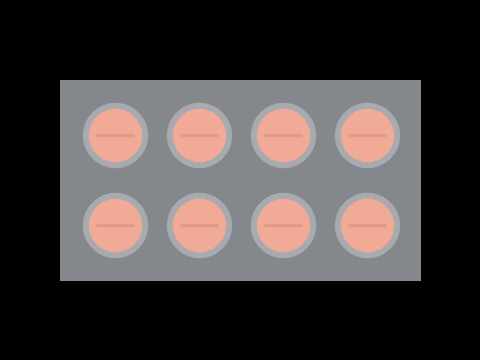
#> input picture files/lab5/sample_images/tablet_ok.png, 480 x 360 px, found by its file name
$ python kadai2.py
#> lines starting #> are read from the running program, lines starting #| are printed output that depends on the picture; after the words box and inside, x2 and y2 are one past the last pixel; in counts of white or black regions, pixels touching at a corner belong together
import cv2
import numpy as np

img = cv2.imread("tablet_ok.png")
#> img is the input picture: shape (360, 480, 3); mean B, G, R 61.5, 62, 68.3
hsv = cv2.cvtColor(img, cv2.COLOR_BGR2HSV)
#> hsv: shape (360, 480, 3); mean H, S, V 35.3, 14.4, 70.8

mask = cv2.inRange(hsv, np.array([0, 40, 150]), np.array([20, 255, 255]))
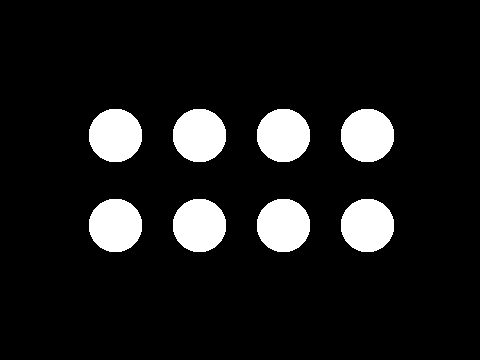
#> mask: shape (360, 480); 10.4% white; 8 white regions

kernel = np.ones((5, 5), np.uint8)
mask = cv2.morphologyEx(mask, cv2.MORPH_OPEN, kernel)

contours, hierarchy = cv2.findContours(mask, cv2.RETR_EXTERNAL, cv2.CHAIN_APPROX_SIMPLE)
#> contours = 8 contours; box (x1, y1, x2, y2) and area: (341, 199, 394, 252) 2166, (257, 199, 310, 252) 2166, (173, 199, 226, 252) 2166, (89, 199, 142, 252) 2166, (341, 109, 394, 162) 2166, (257, 109, 310, 162) 2166, (173, 109, 226, 162) 2166, (89, 109, 142, 162) 2166

count = 0
for c in contours:
    area = cv2.contourArea(c)
    if area > 1000:
        count = count + 1
        cv2.drawContours(img, [c], -1, (0, 255, 0), 2)
#> this loop made 8 passes
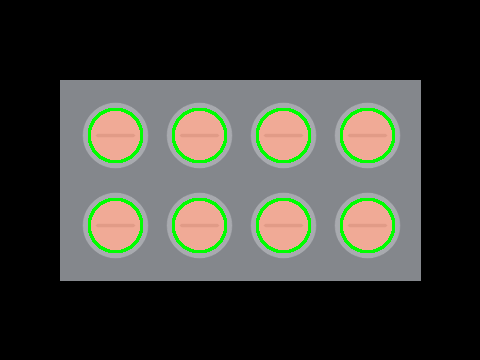
#> img: shape (360, 480, 3); 2.61% of pixels changed, all inside (x1, y1, x2, y2) = (88, 108, 395, 253)
#> after the loop, count = 8

print("錠剤の数:", count)
#| 錠剤の数: 8
if count == 8:
    print("判定: OK")
else:
    print("判定: NG")

cv2.imwrite("kadai2_result.png", img)
